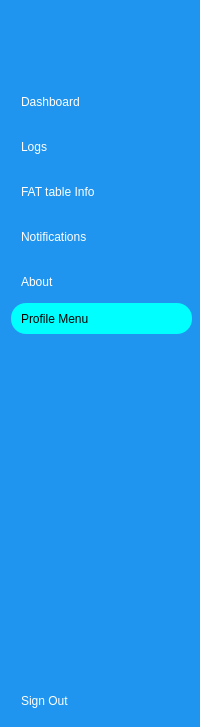
     <widget class="QWidget" name="icon_name_widget" native="true">
      <property name="styleSheet">
       <string notr="true">QWidget{
	background-color: rgb(31, 149, 239);
color: white;

}

QPushButton {
   color:white;
   text-align:left;
   height:30px;	
   border:none;
   padding-left:10px;
   border-top-left-radius:10px;
   border-bottom-left-radius:10px;
}

QPushButton:checked{
background-color: #F5FAFE;
color:#1F95EF;
font-weight:bold;
}</string>
      </property>
      <layout class="QVBoxLayout" name="verticalLayout_4">
       <property name="rightMargin">
        <number>0</number>
       </property>
       <item>
        <layout class="QHBoxLayout" name="horizontalLayout_2">
         <property name="rightMargin">
          <number>20</number>
         </property>
         <item>
          <widget class="QLabel" name="label_2">
           <property name="minimumSize">
            <size>
             <width>55</width>
             <height>55</height>
            </size>
           </property>
           <property name="maximumSize">
            <size>
             <width>55</width>
             <height>55</height>
            </size>
           </property>
           <property name="text">
            <string/>
           </property>
           <property name="pixmap">
            <pixmap resource="white/white.qrc">:/white/disc.svg</pixmap>
           </property>
           <property name="scaledContents">
            <bool>true</bool>
           </property>
          </widget>
         </item>
         <item>
          <widget class="QLabel" name="label_3">
           <property name="font">
            <font>
             <pointsize>12</pointsize>
             <weight>75</weight>
             <bold>true</bold>
            </font>
           </property>
           <property name="text">
            <string/>
           </property>
          </widget>
         </item>
        </layout>
       </item>
       <item>
        <layout class="QVBoxLayout" name="verticalLayout_2">
         <property name="spacing">
          <number>15</number>
         </property>
         <property name="topMargin">
          <number>15</number>
         </property>
         <item>
          <widget class="QPushButton" name="dashboard_2">
           <property name="text">
            <string>Dashboard</string>
           </property>
           <property name="icon">
            <iconset resource="white/white.qrc">
             <normaloff>:/white/grid.svg</normaloff>
             <normalon>:/icons2/grid.svg</normalon>:/white/grid.svg</iconset>
           </property>
           <property name="checkable">
            <bool>true</bool>
           </property>
           <property name="autoExclusive">
            <bool>true</bool>
           </property>
          </widget>
         </item>
         <item>
          <widget class="QPushButton" name="profile_2">
           <property name="text">
            <string>Logs</string>
           </property>
           <property name="icon">
            <iconset resource="white/white.qrc">
             <normaloff>:/white/file-minus.svg</normaloff>
             <normalon>:/icons2/file-minus.svg</normalon>:/white/file-minus.svg</iconset>
           </property>
           <property name="checkable">
            <bool>true</bool>
           </property>
           <property name="autoExclusive">
            <bool>true</bool>
           </property>
          </widget>
         </item>
         <item>
          <widget class="QPushButton" name="messages_2">
           <property name="text">
            <string>FAT table Info</string>
           </property>
           <property name="icon">
            <iconset resource="white/white.qrc">
             <normaloff>:/white/database.svg</normaloff>
             <normalon>:/icons2/database.svg</normalon>:/white/database.svg</iconset>
           </property>
           <property name="checkable">
            <bool>true</bool>
           </property>
           <property name="autoExclusive">
            <bool>true</bool>
           </property>
          </widget>
         </item>
         <item>
          <widget class="QPushButton" name="notifications_2">
           <property name="text">
            <string>Notifications</string>
           </property>
           <property name="icon">
            <iconset resource="white/white.qrc">
             <normaloff>:/white/bell.svg</normaloff>
             <normalon>:/icons2/bell.svg</normalon>:/white/bell.svg</iconset>
           </property>
           <property name="checkable">
            <bool>true</bool>
           </property>
           <property name="autoExclusive">
            <bool>true</bool>
           </property>
          </widget>
         </item>
         <item>
          <widget class="QPushButton" name="settings_2">
           <property name="text">
            <string>About</string>
           </property>
           <property name="icon">
            <iconset resource="white/white.qrc">
             <normaloff>:/white/info.svg</normaloff>
             <normalon>:/icons2/info.svg</normalon>:/white/info.svg</iconset>
           </property>
           <property name="checkable">
            <bool>true</bool>
           </property>
           <property name="autoExclusive">
            <bool>true</bool>
           </property>
          </widget>
         </item>
        </layout>
       </item>
       <item>
        <widget class="QWidget" name="widget_2" native="true">
         <property name="minimumSize">
          <size>
           <width>185</width>
           <height>35</height>
          </size>
         </property>
         <property name="styleSheet">
          <string notr="true">QWidget{
	background-color: rgb(31, 149, 239);
color: white;

}</string>
         </property>
         <widget class="QPushButton" name="pushButton_19">
          <property name="geometry">
           <rect>
            <x>0</x>
            <y>0</y>
            <width>181</width>
            <height>31</height>
           </rect>
          </property>
          <property name="layoutDirection">
           <enum>Qt::LeftToRight</enum>
          </property>
          <property name="styleSheet">
           <string notr="true">QPushButton{
color:#000000;
	background-color: rgb(0, 255, 255);
border-radius:15px;}
QPushButton:checked{
background-color: rgb(198, 200, 99);
color:#000000;
font-weight:bold;
}
</string>
          </property>
          <property name="text">
           <string>Profile Menu</string>
          </property>
          <property name="icon">
           <iconset resource="icons1/icons1.qrc">
            <normaloff>:/icons1/chevrons-up.svg</normaloff>
            <normalon>:/feathers/chevrons-down.svg</normalon>:/icons1/chevrons-up.svg</iconset>
          </property>
          <property name="checkable">
           <bool>true</bool>
          </property>
         </widget>
        </widget>
       </item>
       <item>
        <spacer name="verticalSpacer_2">
         <property name="orientation">
          <enum>Qt::Vertical</enum>
         </property>
         <property name="sizeHint" stdset="0">
          <size>
           <width>20</width>
           <height>342</height>
          </size>
         </property>
        </spacer>
       </item>
       <item>
        <widget class="QPushButton" name="pushButton_9">
         <property name="text">
          <string>Sign Out</string>
         </property>
         <property name="icon">
          <iconset resource="white/white.qrc">
           <normaloff>:/white/power.svg</normaloff>:/white/power.svg</iconset>
         </property>
         <property name="checkable">
          <bool>true</bool>
         </property>
        </widget>
       </item>
      </layout>
     </widget>
